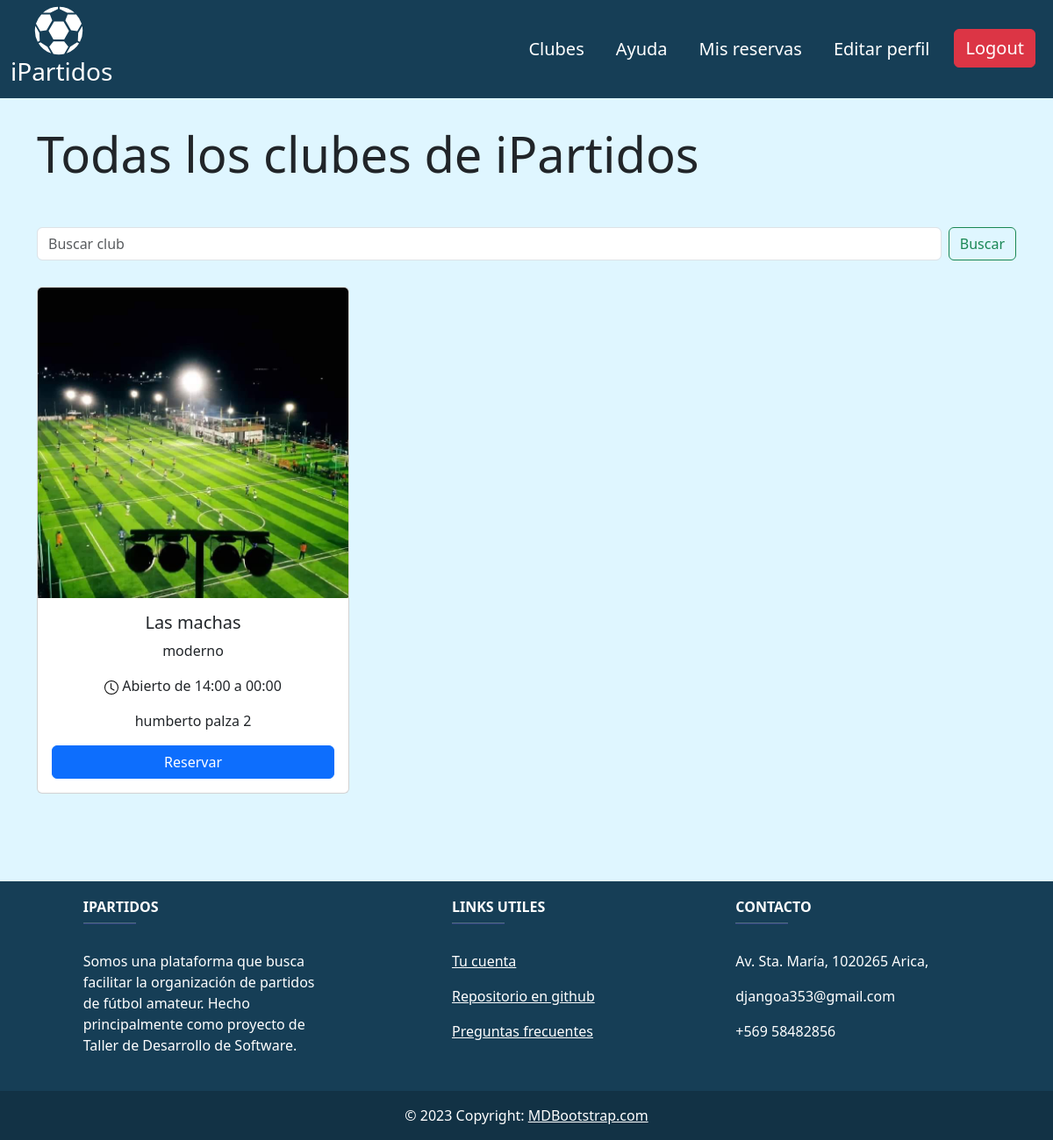
Page /clubes/all/ (signed in) on the committed database.
### registration/models.py (models this page shows, shortened)
class UsuarioProfile(AbstractUser):
    name = models.CharField(max_length=200, default='', verbose_name="Nombre")
    last_name = models.CharField(max_length=200, default='', verbose_name="Apellido")
    email = models.EmailField(max_length=254, unique=True, default='')
    phoneNumber = models.CharField(max_length=20, blank=True, verbose_name='Número de teléfono', default='1234567890')
    role = models.CharField(max_length=100, default='client', verbose_name='Crear cuenta como club')
    state = models.BooleanField(default=True)

class Tenant(UsuarioProfile):
    fieldsNetWorth = models.FloatField(default=0.0)
    clubName = models.CharField(max_length=200, default='')
    clubDescription = models.CharField(max_length=200, default='')
    clubPhoto = models.ImageField(upload_to='club_photos', null=True, blank=True)
    clubAddress = models.CharField(max_length=200, default='')
    clubApertureTime = models.TimeField('Hora de apertura', null=True, blank=True,)
    clubClosureTime = models.TimeField('Hora de cierre', null=True, blank=True,)
    class Meta:
        verbose_name = 'Tenant'
        verbose_name_plural = 'Tenants'

### clubes/views.py (the view)
# urls.py: path('all/', ClubsListView.as_view(), name='all'),
class ClubsListView(ListView):
    model = Tenant
    template_name = 'clubes/clubs_list.html'
    context_object_name = 'clubs'
    def get_queryset(self):
        search = self.request.GET.get('search', '')
        return Tenant.objects.filter(clubName__icontains=search)

### clubes/templates/clubes/clubs_list.html
{% extends 'core/base.html' %}
{% block content %}
<div class="container-md">
    {% load static %}
    <h1 class="display-4" style="margin-top: 30px; margin-bottom: 50px;">Todas los clubes de iPartidos</h1>
    <form class="d-flex" role="search" method="get">
        <input name="search" class="form-control me-2" type="search" placeholder="Buscar club" aria-label="Search">
        <button class="btn btn-outline-success" type="submit">Buscar</button>
    </form>
    <div class="row" style="margin-top: 30px;">
        {% for club in clubs %}
            {% if club.clubName or club.clubDescription or club.clubAddress %}
            <div class="col-md-4 d-flex align-items-stretch">
                <div class="card" style="width: 100%; min-height: 400px; display: flex; flex-direction: column;">
                    {% if club.clubPhoto %}
                        <img src="{{ club.clubPhoto.url }}" class="card-img-top" alt="...">
                    {% else %}
                        <img src="{% static 'core/img/noPhoto.jpg' %}" class="card-img-top" alt="...">
                    {% endif %}
                    <div class="card-body d-flex flex-column justify-content-between">
                        <div>
                            <h5 class="card-title">{{ club.clubName }}</h5>
                            <p>{{ club.clubDescription }}</p>
                            <div class="card-text">
                                <p><img src="{% static 'core/img/clock.svg' %}" alt="">
                                    Abierto de {{ club.clubApertureTime|date:"H:i" }} a {{ club.clubClosureTime|date:"H:i" }}</p>
                                <p>{{ club.clubAddress }}</p>
                            </div>
                        </div>
                        {% if request.user.role == 'client' %}
                            <a href="{% url 'field_detail' pk=club.id %}" class="btn btn-primary btn-block">Reservar</a>
                        {% elif not request.user.is_authenticated %}
                            <a href="{% url 'login' %}" class="btn btn-primary btn-block">Reservar</a>
                        {% endif %}
                    </div>
                </div>
            </div>
            {% endif %}
        {% endfor %}
    </div>
</div>
{% include 'core/footer.html' %}
{% endblock %}

### core/static/core/css/style.css (style rules this page uses)
body { background: #DFF6FF; margin: 0; }
.card-body { display: flex; justify-content: space-between; }
.card-body { display: flex; flex-direction: column; align-items: center; text-align: center; }
.card-text { display: flex; flex-direction: column; align-items: center; }
.btn-block { width: 100%; }

### rows in the picture
Tenant: clubPhoto (picture), clubName "Las machas", clubDescription "moderno", clubApertureTime "14:00", clubClosureTime "00:00", clubAddress "humberto palza 2"
